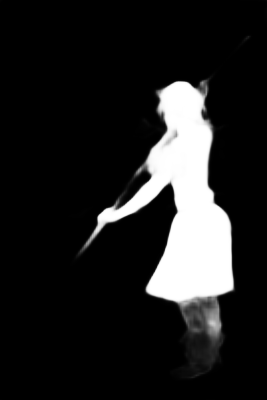
#> input picture eval_metrics/PySODMetrics/examples/test_data/preds/0001.png, 267 x 400 px; its folder holds only this picture in this run
$ python -i mask2box.py   (imports and definitions only)
#> lines starting #> are read from the running program, lines starting #| are printed output that depends on the picture; after the words box and inside, x2 and y2 are one past the last pixel; in counts of white or black regions, pixels touching at a corner belong together
#> in process_image, img is the input picture: shape (400, 267); min 0, max 255, mean 33.2
import cv2
import numpy as np
import glob
import os
import tqdm
from concurrent.futures import ThreadPoolExecutor

def get_counter(img, thread=0.5):
    H_, W_ = img.shape
    img = np.where(img > thread, 1, 0)
    H = np.max(img, axis=0)
    W = np.max(img, axis=1)
    indexs_H = np.argwhere(H == 1)
    indexs_W = np.argwhere(W == 1)
    h_begin = indexs_H[0][0]
    h_end = indexs_H[-1][0]
    w_begin = indexs_W[0][0]
    w_end = indexs_W[-1][0]
    return (h_begin, w_begin, h_end, w_end)

def annotate_image_with_boxes(binary_image):
    contours, _ = cv2.findContours(binary_image, cv2.RETR_EXTERNAL, cv2.CHAIN_APPROX_SIMPLE)
#> contours = 14 contours, 8 with area under 20; largest, box (x1, y1, x2, y2) and area: (70, 63, 238, 381) 20386, (226, 34, 253, 61) 125, (68, 206, 93, 218) 84, (240, 0, 267, 27) 46, (219, 139, 225, 148) 29, (219, 149, 225, 159) 28
    annotated_image = cv2.cvtColor(binary_image, cv2.COLOR_GRAY2BGR)
    bounding_boxes = []
    image_shape = binary_image.shape
#> image_shape = (400, 267)
    blank_image = np.zeros(image_shape, dtype=np.uint8)
    for contour in contours:
        x, y, w, h = cv2.boundingRect(contour)
        bounding_boxes.append((x, y, w, h))
        blank_image[y:y + h, x:x + w] = 255
#> this loop made 14 passes
#> (contour, x, y, w, h) on passes 1, 2, 4, 8, 9, 11, 14: ([[206, 399], [214, 399]], 206, 399, 9, 1), ([[0, 399], [1, 399]], 0, 399, 2, 1), ([[266, 200], [266, 212]], 266, 200, 1, 13), ([[266, 129], [266, 136]], 266, 129, 1, 8), ([[266, 119], [266, 121]], 266, 119, 1, 3), ([[224, 61], [224, 62]], 224, 61, 1, 2), ([[0, 0], [0, 2], [2, 0]], 0, 0, 3, 3)
#> (x, y, w, h) on passes 3, 5, 6, 7, 10, 12: (68, 206, 25, 12), (219, 149, 6, 10), (219, 139, 6, 9), (133, 135, 5, 2), (70, 63, 168, 318), (226, 34, 27, 27)
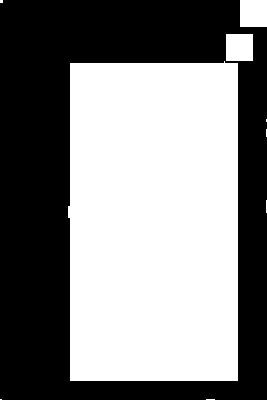
#> blank_image: shape (400, 267); 51.5% white; 1 black region, box (x1, y1, x2, y2) and area: (0, 0, 267, 400) 51848
#> after the loop, bounding_boxes = [(206, 399, 9, 1), (0, 399, 2, 1), (68, 206, 25, 12), (266, 200, 1, 13), (219, 149, 6, 10), (219, 139, 6, 9), (133, 135, 5, 2), (266, 129, 1, 8), (266, 119, 1, 3), (70, 63, 168, 318), (224, 61, 1, 2), (226, 34, 27, 27), (240, 0, 27, 27), (0, 0, 3, 3)]
    return blank_image

def process_image(img_path):
    box_path = "/mnt/jixie16t/dataset/DIS5K/DIS-TR/box/"
    img = cv2.imread(img_path, 0).astype(np.uint8)
    box = annotate_image_with_boxes(img)
    box = cv2.resize(box, dsize=img.shape[0:2][::-1], interpolation=cv2.INTER_LINEAR)
    save_path = os.path.join(box_path, os.path.basename(img_path))
    cv2.imwrite(save_path, box)

def main():
    imgs_path = glob.glob('/mnt/jixie16t/dataset/DIS5K/DIS-TR/gt/*')
    box_path = "/mnt/jixie16t/dataset/DIS5K/DIS-TR/box/"
    if not os.path.exists(box_path):
        os.makedirs(box_path)

    with ThreadPoolExecutor(max_workers=8) as executor:
        list(tqdm.tqdm(executor.map(process_image, imgs_path), total=len(imgs_path)))

# [2 lines not run here, left out]

>>> result = process_image('../eval_metrics/PySODMetrics/examples/test_data/preds/0001.png')

$ run again, on eval_metrics/PySODMetrics/examples/test_data/preds/19.png
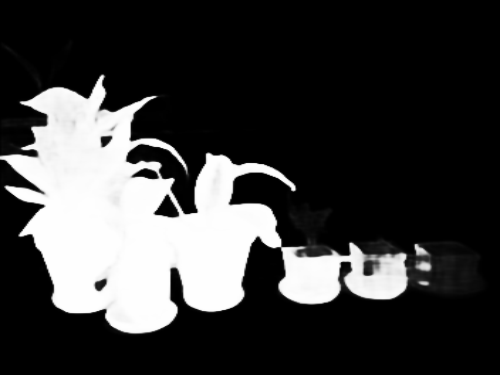
#> input picture eval_metrics/PySODMetrics/examples/test_data/preds/19.png, 500 x 375 px
#> in process_image, img is the input picture: shape (375, 500); min 0, max 254, mean 59
#> contours = 5 contours, 3 with area under 20; largest, box (x1, y1, x2, y2) and area: (0, 38, 489, 337) 61952, (178, 129, 220, 134) 80
#> the loop in annotate_image_with_boxes, `for contour in contours:` made 5 passes
#> (x, y, w, h) on passes 2 to 5: (270, 263, 7, 3), (243, 129, 13, 2), (178, 129, 42, 5), (0, 38, 489, 299)
#> after the loop in annotate_image_with_boxes, `for contour in contours:`:
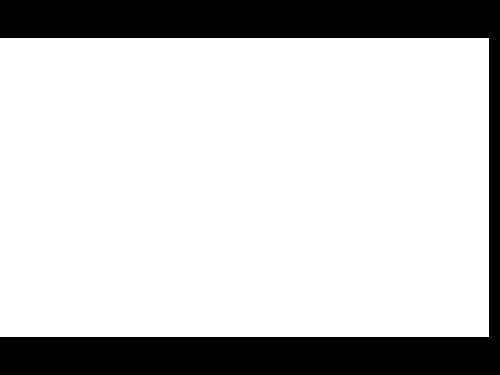
#> blank_image: shape (375, 500); 78% white; 1 black region, box (x1, y1, x2, y2) and area: (0, 0, 500, 375) 41289
#> after the loop in annotate_image_with_boxes, `for contour in contours:`: bounding_boxes = [(259, 277, 5, 2), (270, 263, 7, 3), (243, 129, 13, 2), (178, 129, 42, 5), (0, 38, 489, 299)]

$ run again, on eval_metrics/PySODMetrics/examples/test_data/preds/aerial-1867541__340.png
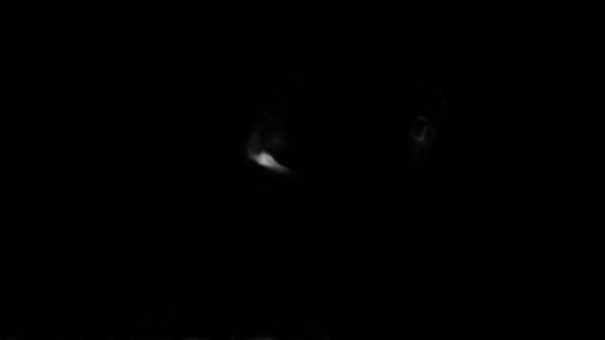
#> input picture eval_metrics/PySODMetrics/examples/test_data/preds/aerial-1867541__340.png, 605 x 340 px
#> in process_image, img is the input picture: shape (340, 605); min 0, max 171, mean 0.4
#> contours = 58 contours, 37 with area under 20; largest, box (x1, y1, x2, y2) and area: (238, 47, 327, 207) 5715, (121, 287, 357, 340) 4620, (391, 76, 470, 184) 3286, (299, 23, 316, 48) 250, (336, 291, 353, 325) 240
#> the loop in annotate_image_with_boxes, `for contour in contours:` made 58 passes
#> (x, y, w, h) on passes 2, 4, 5, 6, 7, 9, 10, 11: (359, 338, 9, 2), (103, 333, 13, 7), (331, 325, 6, 6), (0, 324, 29, 16), (353, 322, 15, 15), (57, 317, 31, 23), (395, 314, 9, 11), (429, 311, 18, 12)
#> after the loop in annotate_image_with_boxes, `for contour in contours:`:
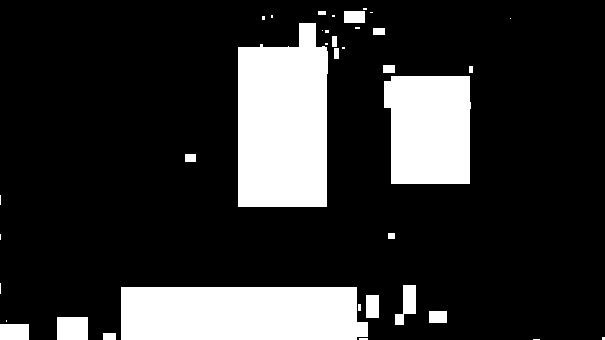
#> blank_image: shape (340, 605); 19.1% white; 37 white regions (18 under 20 px), largest, box (x1, y1, x2, y2) and area: (238, 23, 328, 207) 14684, (121, 287, 368, 340) 12673, (384, 76, 471, 184) 8728
#> after the loop in annotate_image_with_boxes, `for contour in contours:`: bounding_boxes = 58 items, first 6: (533, 339, 7, 1), (359, 338, 9, 2), (602, 337, 3, 3), (103, 333, 13, 7), (331, 325, 6, 6), (0, 324, 29, 16)
